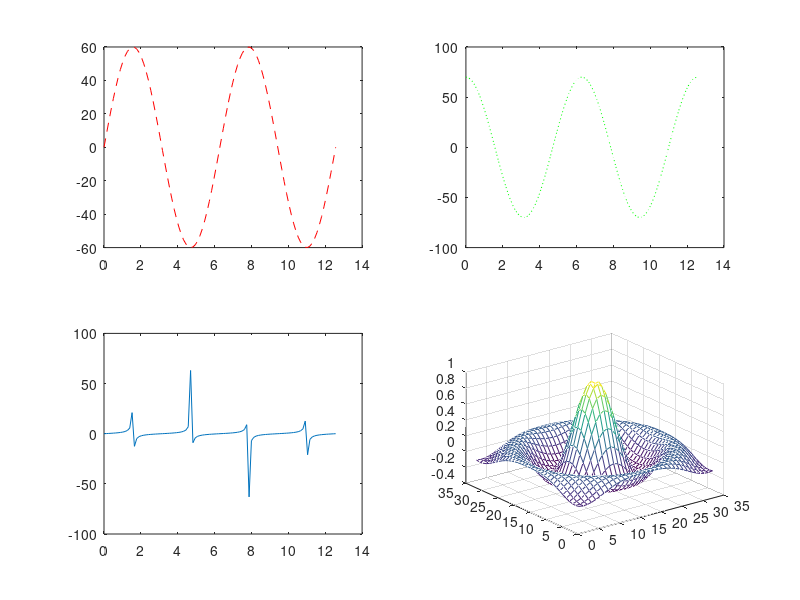

Write the MATLAB code that produced this figure.
%@Author Brian So

clc;

%Declaring Arrays!
%     A = [1 2; 2 1; 3 2] %Use space to seperate values
%     zeroes = zeros(3,2) %Lazy array of zeroes (rows, cols)
%     ones = ones(4) %Lazy array of ones (rows, cols)

% %Matlab knows what you mean...!!
%     firstInt = 1; %Type double
%     isinteger(firstInt)
%     
%     secondInt = 2; %Type double
%     isinteger(secondInt)
%         
%     firstFloat = 1.123
%     isfloat(firstFloat)
% 
% %Test out some boolean logic...
%     if firstInt ~= secondInt
%         'firstInt is not equal to secondInt'
%     end
% 
%     if firstInt == secondInt - 1
%         'firstInt is equal to secondInt - 1'
%     end
% 
% %Let's loop!
%     [rows, cols] = size(A); %Get the  row size and col size from matrix A
%     for m = 1:rows
%         A(m) % print out the first value of every row
%         %A(m) = rows
%     end
% 
%     counter = 0
%     while counter < 10
%         counter = counter + 1
%     end

%Create 100 linearly space elements from 0 -> 4*pi
x = linspace(0,4*pi,100);
%Get our matrix of y1 values by inserting x-values into a function
y1 = 60*sin(x);
%Get our matrix of y2 values by inserting x-values into a function
y2 = 70*cos(x);
%Get our matrix of y3 values by inserting x-values into a function
y3 = tan(x);
%Create first subplot(rows,columns,position)
subplot(2,2,1)
%Plot in the subplot, this will attach itself to the previously mentioned
%subplot! plot(xvals, yvals, prettyparams)
plot(x,y1,'--r')
subplot(2,2,2)
plot(x,y2,':g')
subplot(2,2,3)
plot(x,y3)

%Lets create a 3d plot :p

%Create a x, y grid where each axis ranges from -8 -> 8 in 0.5
%increments
[x,y] = meshgrid(-8:0.5:8)

%Define our radius matrix (Notice the dot operator....!)
r = sqrt(x.^2 + y.^2);

%We need a z axis to plot a 3D graph, get it from r!
z = sin(r)./r;

%plat stuff
subplot(2,2,4)
mesh(z)

